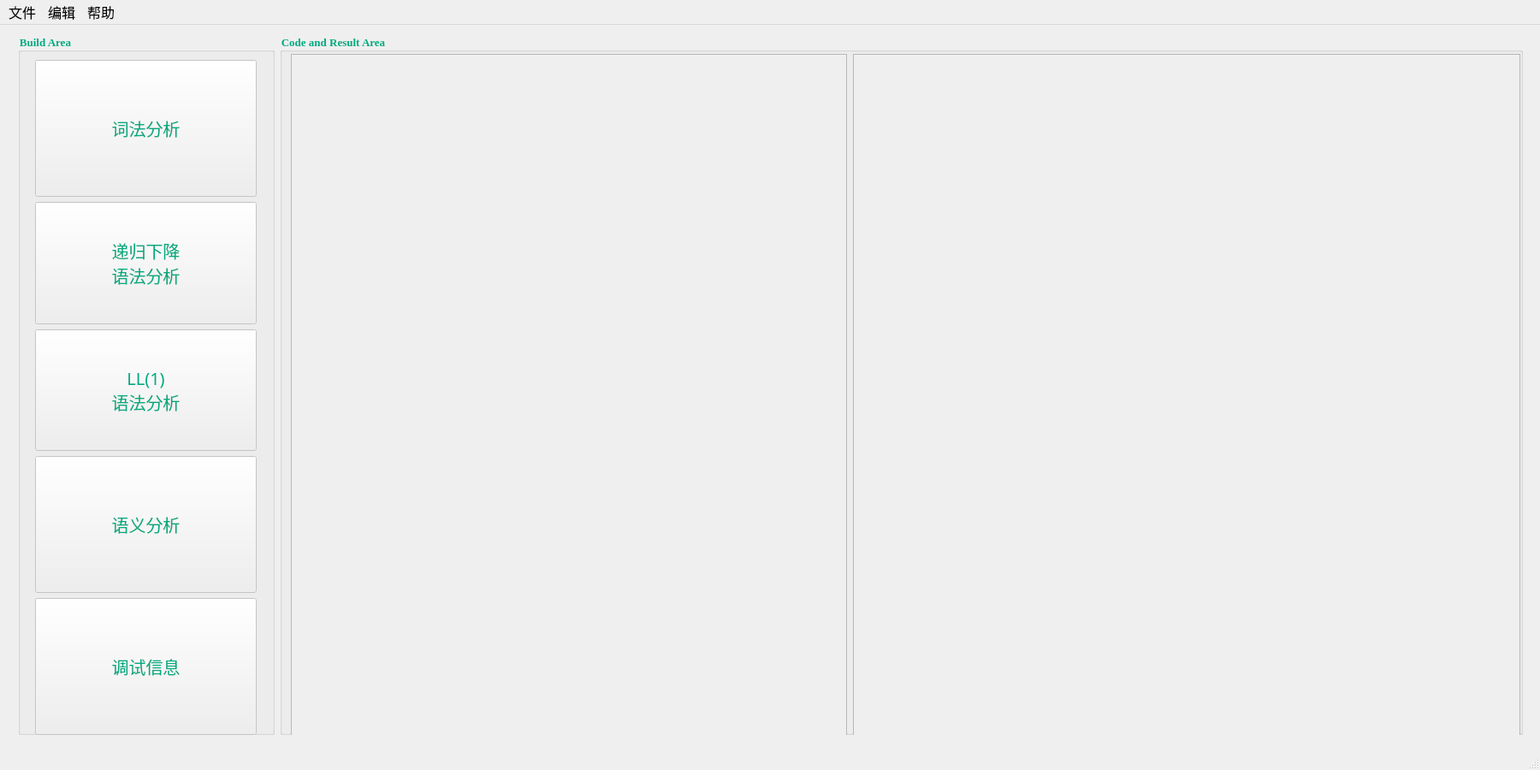
<?xml version="1.0" encoding="UTF-8"?>
<ui version="4.0">
 <class>MainWindow</class>
 <widget class="QMainWindow" name="MainWindow">
  <property name="geometry">
   <rect>
    <x>0</x>
    <y>0</y>
    <width>1800</width>
    <height>900</height>
   </rect>
  </property>
  <property name="font">
   <font>
    <family>Times New Roman</family>
    <pointsize>12</pointsize>
    <weight>50</weight>
    <bold>false</bold>
   </font>
  </property>
  <property name="windowTitle">
   <string>SNL_compiler</string>
  </property>
  <widget class="QWidget" name="centralWidget">
   <property name="styleSheet">
    <string notr="true">color:rgb(0, 170, 127)</string>
   </property>
   <widget class="QWidget" name="horizontalLayoutWidget">
    <property name="geometry">
     <rect>
      <x>10</x>
      <y>0</y>
      <width>1781</width>
      <height>841</height>
     </rect>
    </property>
    <layout class="QHBoxLayout" name="horizontalLayout">
     <item>
      <widget class="QGroupBox" name="GroupBox_2">
       <property name="maximumSize">
        <size>
         <width>300</width>
         <height>839</height>
        </size>
       </property>
       <property name="font">
        <font>
         <family>Times New Roman</family>
         <pointsize>10</pointsize>
         <weight>75</weight>
         <bold>true</bold>
        </font>
       </property>
       <property name="styleSheet">
        <string notr="true">background-image: url(:/background/0.jpg);</string>
       </property>
       <property name="title">
        <string>Build Area</string>
       </property>
       <widget class="QWidget" name="verticalLayoutWidget">
        <property name="geometry">
         <rect>
          <x>9</x>
          <y>19</y>
          <width>281</width>
          <height>811</height>
         </rect>
        </property>
        <layout class="QVBoxLayout" name="verticalLayout">
         <item>
          <widget class="QPushButton" name="pushButton_2">
           <property name="enabled">
            <bool>false</bool>
           </property>
           <property name="minimumSize">
            <size>
             <width>0</width>
             <height>160</height>
            </size>
           </property>
           <property name="font">
            <font>
             <family>黑体</family>
             <pointsize>15</pointsize>
             <weight>50</weight>
             <bold>false</bold>
            </font>
           </property>
           <property name="cursor">
            <cursorShape>ArrowCursor</cursorShape>
           </property>
           <property name="text">
            <string>词法分析</string>
           </property>
          </widget>
         </item>
         <item>
          <widget class="QPushButton" name="pushButton_4">
           <property name="enabled">
            <bool>false</bool>
           </property>
           <property name="minimumSize">
            <size>
             <width>0</width>
             <height>0</height>
            </size>
           </property>
           <property name="maximumSize">
            <size>
             <width>16777215</width>
             <height>160</height>
            </size>
           </property>
           <property name="font">
            <font>
             <family>黑体</family>
             <pointsize>15</pointsize>
             <weight>50</weight>
             <bold>false</bold>
            </font>
           </property>
           <property name="styleSheet">
            <string notr="true"/>
           </property>
           <property name="text">
            <string>递归下降
语法分析</string>
           </property>
          </widget>
         </item>
         <item>
          <widget class="QPushButton" name="pushButton_3">
           <property name="enabled">
            <bool>false</bool>
           </property>
           <property name="sizePolicy">
            <sizepolicy hsizetype="Preferred" vsizetype="Fixed">
             <horstretch>0</horstretch>
             <verstretch>0</verstretch>
            </sizepolicy>
           </property>
           <property name="maximumSize">
            <size>
             <width>16777215</width>
             <height>160</height>
            </size>
           </property>
           <property name="font">
            <font>
             <family>黑体</family>
             <pointsize>15</pointsize>
             <weight>50</weight>
             <bold>false</bold>
            </font>
           </property>
           <property name="text">
            <string>LL(1)
语法分析</string>
           </property>
          </widget>
         </item>
         <item>
          <widget class="QPushButton" name="pushButton">
           <property name="enabled">
            <bool>false</bool>
           </property>
           <property name="minimumSize">
            <size>
             <width>0</width>
             <height>160</height>
            </size>
           </property>
           <property name="font">
            <font>
             <family>黑体</family>
             <pointsize>15</pointsize>
             <weight>50</weight>
             <bold>false</bold>
            </font>
           </property>
           <property name="styleSheet">
            <string notr="true"/>
           </property>
           <property name="text">
            <string>语义分析</string>
           </property>
          </widget>
         </item>
         <item>
          <widget class="QPushButton" name="pushButton_5">
           <property name="enabled">
            <bool>false</bool>
           </property>
           <property name="minimumSize">
            <size>
             <width>0</width>
             <height>160</height>
            </size>
           </property>
           <property name="maximumSize">
            <size>
             <width>16777215</width>
             <height>16777215</height>
            </size>
           </property>
           <property name="font">
            <font>
             <family>黑体</family>
             <pointsize>15</pointsize>
             <weight>50</weight>
             <bold>false</bold>
            </font>
           </property>
           <property name="styleSheet">
            <string notr="true"/>
           </property>
           <property name="text">
            <string>调试信息</string>
           </property>
          </widget>
         </item>
        </layout>
       </widget>
      </widget>
     </item>
     <item>
      <widget class="QGroupBox" name="GroupBox">
       <property name="minimumSize">
        <size>
         <width>300</width>
         <height>0</height>
        </size>
       </property>
       <property name="maximumSize">
        <size>
         <width>1475</width>
         <height>839</height>
        </size>
       </property>
       <property name="font">
        <font>
         <family>Times New Roman</family>
         <pointsize>10</pointsize>
         <weight>75</weight>
         <bold>true</bold>
        </font>
       </property>
       <property name="cursor">
        <cursorShape>ArrowCursor</cursorShape>
       </property>
       <property name="autoFillBackground">
        <bool>false</bool>
       </property>
       <property name="styleSheet">
        <string notr="true">background-image: url(:/background/1.jpg);</string>
       </property>
       <property name="title">
        <string>Code and Result Area</string>
       </property>
       <property name="flat">
        <bool>false</bool>
       </property>
       <widget class="QTextEdit" name="textEdit">
        <property name="enabled">
         <bool>false</bool>
        </property>
        <property name="geometry">
         <rect>
          <x>13</x>
          <y>23</y>
          <width>650</width>
          <height>801</height>
         </rect>
        </property>
        <property name="font">
         <font>
          <family>Times New Roman</family>
          <pointsize>15</pointsize>
         </font>
        </property>
        <property name="autoFillBackground">
         <bool>true</bool>
        </property>
        <property name="styleSheet">
         <string notr="true"/>
        </property>
        <property name="tabStopWidth">
         <number>80</number>
        </property>
       </widget>
       <widget class="QTextEdit" name="textEdit_2">
        <property name="enabled">
         <bool>false</bool>
        </property>
        <property name="geometry">
         <rect>
          <x>670</x>
          <y>23</y>
          <width>780</width>
          <height>801</height>
         </rect>
        </property>
        <property name="font">
         <font>
          <family>Times New Roman</family>
          <pointsize>14</pointsize>
         </font>
        </property>
        <property name="autoFillBackground">
         <bool>false</bool>
        </property>
        <property name="styleSheet">
         <string notr="true"/>
        </property>
       </widget>
      </widget>
     </item>
    </layout>
   </widget>
  </widget>
  <widget class="QMenuBar" name="menuBar">
   <property name="geometry">
    <rect>
     <x>0</x>
     <y>0</y>
     <width>1800</width>
     <height>17</height>
    </rect>
   </property>
   <widget class="QMenu" name="menu">
    <property name="title">
     <string>文件</string>
    </property>
    <addaction name="actionopen"/>
    <addaction name="actionnew"/>
    <addaction name="actionsave"/>
    <addaction name="action_ctrl_Q"/>
   </widget>
   <widget class="QMenu" name="menu_2">
    <property name="title">
     <string>编辑</string>
    </property>
    <addaction name="actionbackward"/>
    <addaction name="actionforward"/>
    <addaction name="actioncopy"/>
    <addaction name="actionpaste_ctrl_v"/>
    <addaction name="actioncut_ctrl_X"/>
   </widget>
   <widget class="QMenu" name="menu_3">
    <property name="title">
     <string>帮助</string>
    </property>
    <addaction name="actionabout"/>
    <addaction name="action"/>
    <addaction name="actionPredict"/>
   </widget>
   <addaction name="menu"/>
   <addaction name="menu_2"/>
   <addaction name="menu_3"/>
  </widget>
  <widget class="QStatusBar" name="statusBar"/>
  <action name="actionopen">
   <property name="text">
    <string>新建 ctrl+N</string>
   </property>
   <property name="font">
    <font/>
   </property>
  </action>
  <action name="actionnew">
   <property name="text">
    <string>打开 ctrl+O</string>
   </property>
  </action>
  <action name="actionsave">
   <property name="text">
    <string>保存 ctrl+S</string>
   </property>
  </action>
  <action name="actioncopy">
   <property name="text">
    <string>复制 ctrl+C</string>
   </property>
  </action>
  <action name="actionpaste_ctrl_v">
   <property name="text">
    <string>粘贴 ctrl+V</string>
   </property>
  </action>
  <action name="actionbackward">
   <property name="text">
    <string>撤销 ctrl+Z</string>
   </property>
   <property name="font">
    <font/>
   </property>
  </action>
  <action name="actionforward">
   <property name="text">
    <string>恢复 ctrl+Y</string>
   </property>
  </action>
  <action name="actionabout">
   <property name="text">
    <string>关于</string>
   </property>
   <property name="font">
    <font/>
   </property>
  </action>
  <action name="actioncut_ctrl_X">
   <property name="text">
    <string>剪切 ctrl+X</string>
   </property>
  </action>
  <action name="action_ctrl_Q">
   <property name="text">
    <string>退出 ctrl+Q</string>
   </property>
  </action>
  <action name="action">
   <property name="text">
    <string>文法相关</string>
   </property>
  </action>
  <action name="actionPredict">
   <property name="text">
    <string>Predict 集</string>
   </property>
  </action>
 </widget>
 <layoutdefault spacing="6" margin="11"/>
 <resources/>
 <connections/>
</ui>
